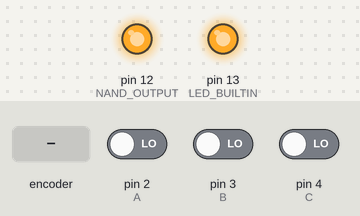
This program was run on a simulated Arduino Uno, built with avr-gcc and run on an emulated ATmega328P. On the bench: output pins drawn as LEDs (lit = HIGH). Dashed ring = blinking. The test bench sets the inputs (shaded band); at power-on: pin 2 (A) LOW, pin 3 (B) LOW, pin 4 (C) LOW.

Above: at 1.2 s.
1.3 s: rotary encoder on pin 2 (A) / pin 3 (B) turned 3 steps (first pin leading)
At 1.51 s:
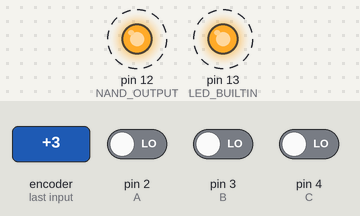
At 2.6 s:
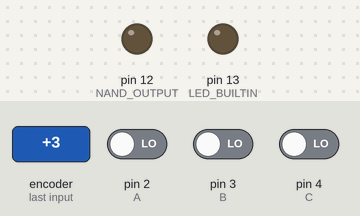
Timing chart, 0 to 4.3 s (numbered marks = the images above; inputs shaded):
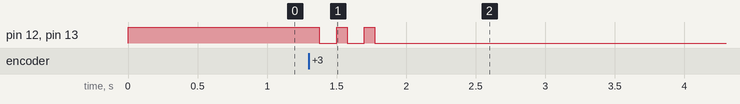

Measured:
- after the input at 1.3 s, pin 12 (NAND_OUTPUT), pin 13 (LED_BUILTIN): alternates HIGH for 0.07 s and LOW for 0.13 s, 5 changes in all, then stays LOW, starting after 0.08 s

The program:

main.cpp
```cpp
#include <Arduino.h>

#define A 2
#define B 3
#define C 4
#define NAND_OUTPUT 12

//variables
int a, b, c, kmap_output, NAND_output, temp;

//Function for 2input NAND gate
int NAND(int i1, int i2) {
    return !(i1 && i2);
}


void setup() {
	pinMode(LED_BUILTIN, OUTPUT);
	pinMode(NAND_OUTPUT, OUTPUT);
	pinMode(A, INPUT);
	pinMode(B, INPUT);
	pinMode(C,INPUT);
}

void loop() {
    a = digitalRead(A);
    b = digitalRead(B);
    c = digitalRead(C);

    kmap_output = (a|| !c) && (!a || !b);

    temp = NAND ( NAND( a,b), NAND ( NAND(a,a),c));
    NAND_output = NAND( temp,temp);

    if(kmap_output ==1)
	    digitalWrite(LED_BUILTIN,HIGH);
    else
	    digitalWrite(LED_BUILTIN,LOW);

    if(NAND_output == 1)
	    digitalWrite(NAND_OUTPUT, HIGH);
    else
	    digitalWrite(NAND_OUTPUT, LOW);
}
```
